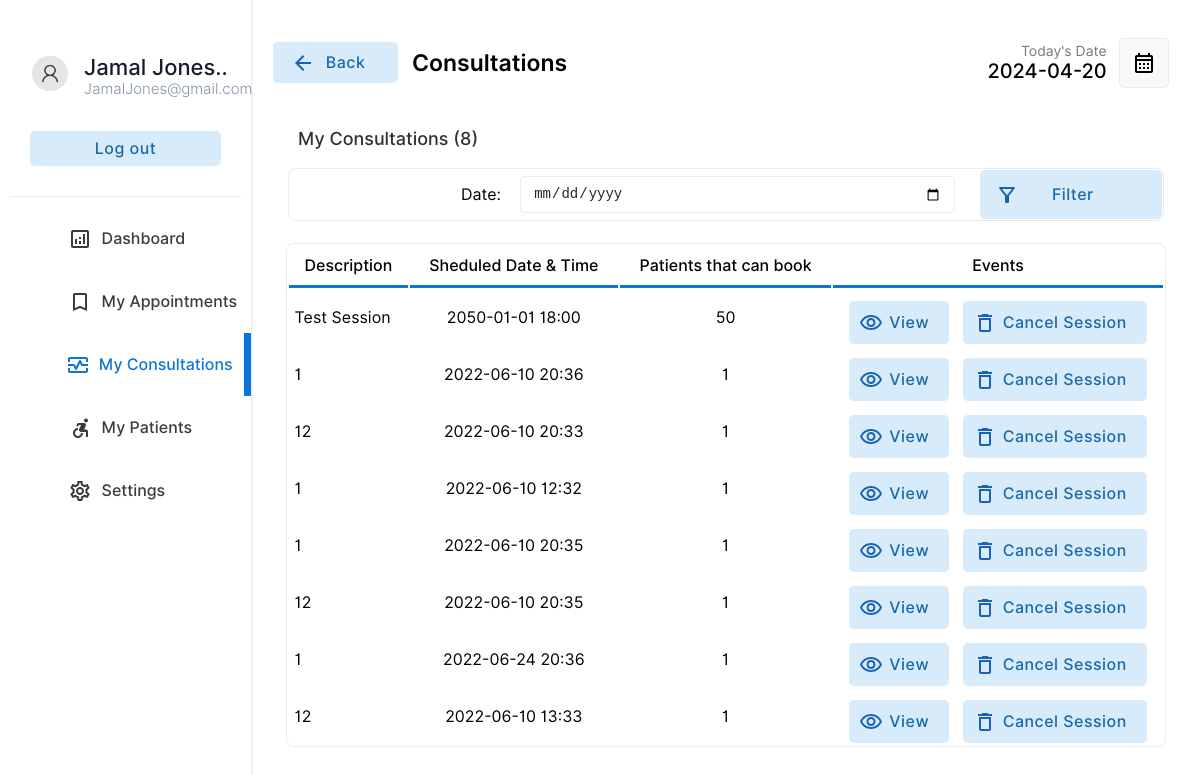
Page /doctor/schedule.php (signed in) on the committed database.
### tables this page shows
CREATE TABLE IF NOT EXISTS `doctor` (
  `docid` int(11) NOT NULL AUTO_INCREMENT,
  `docemail` varchar(255) DEFAULT NULL,
  `docname` varchar(255) DEFAULT NULL,
  `docpassword` varchar(255) DEFAULT NULL,
  `doctel` varchar(15) DEFAULT NULL,
  `specialties` int(2) DEFAULT NULL,
  PRIMARY KEY (`docid`),
  KEY `specialties` (`specialties`)
);

CREATE TABLE IF NOT EXISTS `schedule` (
  `scheduleid` int(11) NOT NULL AUTO_INCREMENT,
  `docid` varchar(255) DEFAULT NULL,
  `title` varchar(255) DEFAULT NULL,
  `scheduledate` date DEFAULT NULL,
  `scheduletime` time DEFAULT NULL,
  `nop` int(4) DEFAULT NULL,
  PRIMARY KEY (`scheduleid`),
  KEY `docid` (`docid`)
);

### doctor/schedule.php (the view, shortened to what this page needs)
<!DOCTYPE html>
<html lang="en">
<head>
    <link rel="stylesheet" href="../css/animations.css">
    <link rel="stylesheet" href="../css/main.css">
    <link rel="stylesheet" href="../css/admin.css">
</head>
<body>
    <?php
    if(isset($_SESSION["user"])){
        if(($_SESSION["user"])=="" or $_SESSION['usertype']!='d'){
            header("location: ../login.php");
        }else{
            $useremail=$_SESSION["user"];
        }
    }else{
        header("location: ../login.php");
    }
    include("../connection.php");
    $userrow = $database->query("select * from doctor where docemail='$useremail'");
    $userfetch=$userrow->fetch_assoc();
    $userid= $userfetch["docid"];
    $username=$userfetch["docname"];
 ?>
 <div class="container">
     <div class="menu">
     <table class="menu-container" border="0">
             <tr>
                 <td style="padding:10px" colspan="2">
                     <table border="0" class="profile-container">
                         <tr>
                             <td width="30%" style="padding-left:20px" >
                                 <img src="../img/user.png" alt="" width="100%" style="border-radius:50%">
                             </td>
                             <td style="padding:0px;margin:0px;">
                                 <p class="profile-title"><?php echo substr($username,0,13)  ?>..</p>
                                 <p class="profile-subtitle"><?php echo substr($useremail,0,22)  ?></p>
                             </td>
                         </tr>
                         <tr>
                             <td colspan="2">
                                 <a href="../logout.php" ><input type="button" value="Log out" class="logout-btn btn-primary-soft btn"></a>
                             </td>
                         </tr>
                 </table>
                 </td>
             </tr>
             <tr class="menu-row" >
                 <td class="menu-btn menu-icon-dashbord " >
                     <a href="index.php" class="non-style-link-menu "><div><p class="menu-text">Dashboard</p></a></div></a>
             <tr class="menu-row">
                 <td class="menu-btn menu-icon-appoinment  ">
                     <a href="appointment.php" class="non-style-link-menu"><div><p class="menu-text">My Appointments</p></a></div>
             <tr class="menu-row" >
                 <td class="menu-btn menu-icon-session menu-active menu-icon-session-active">
                     <a href="schedule.php" class="non-style-link-menu non-style-link-menu-active"><div><p class="menu-text">My Consultations</p></div></a>
                 </td>
             </tr>
             <tr class="menu-row" >
                 <td class="menu-btn menu-icon-patient">
                     <a href="patient.php" class="non-style-link-menu"><div><p class="menu-text">My Patients</p></a></div>
                 </td>
             </tr>
             <tr class="menu-row" >
                 <td class="menu-btn menu-icon-settings">
                     <a href="settings.php" class="non-style-link-menu"><div><p class="menu-text">Settings</p></a></div>
                 </td>
             </tr>
        <div class="dash-body">
            <table border="0" width="100%" style=" border-spacing: 0;margin:0;padding:0;margin-top:25px; ">
                <tr >
                    <td width="13%" >
                    <a href="schedule.php" ><button  class="login-btn btn-primary-soft btn btn-icon-back"  style="padding-top:11px;padding-bottom:11px;margin-left:20px;width:125px"><font class="tn-in-text">Back</font></button></a>
                    </td>
                    <td>
                        <p style="font-size: 23px;padding-left:12px;font-weight: 600;">Consultations</p>
                    </td>
                    <td width="15%">
                        <p style="font-size: 14px;color: rgb(119, 119, 119);padding: 0;margin: 0;text-align: right;">
                            Today's Date
                        </p>
                        <p class="heading-sub12" style="padding: 0;margin: 0;">
                            <?php
                        $today = date('Y-m-d');
                        echo $today;
                        $list110 = $database->query("select  * from  schedule where docid=$userid;");
                        ?>
                        </p>
                    </td>
                    <td width="10%">
                        <button  class="btn-label"  style="display: flex;justify-content: center;align-items: center;"><img src="../img/calendar.svg" width="100%"></button>
                    </td>
                </tr>
                <tr>
                    <td colspan="4" style="padding-top:10px;width: 100%;" >
                        <p class="heading-main12" style="margin-left: 45px;font-size:18px;color:rgb(49, 49, 49)">My Consultations (<?php echo $list110->num_rows; ?>) </p>
                    </td>
                </tr>
                <tr>
                    <td colspan="4" style="padding-top:0px;width: 100%;" >
                        <center>
                        <table class="filter-container" border="0" >
                        <tr>
                           <td width="10%">
                           </td>
                        <td width="5%" style="text-align: center;">
                        Date:
                        </td>
                        <td width="30%">
                        <form action="" method="post">
                            <input type="date" name="sheduledate" id="date" class="input-text filter-container-items" style="margin: 0;width: 95%;">
                        </td>
                    <td width="12%">
                        <input type="submit"  name="filter" value=" Filter" class=" btn-primary-soft btn button-icon btn-filter"  style="padding: 15px; margin :0;width:100%">
                    </td>
                    </tr>
                            </table>
                        </center>
                    </td>
                </tr>
                <?php
                $sqlmain= "select schedule.scheduleid,schedule.title,doctor.docname,schedule.scheduledate,schedule.scheduletime,schedule.nop from schedule inner join doctor on schedule.docid=doctor.docid where doctor.docid=$userid ";
                ?>
                <tr>
                   <td colspan="4">
                       <center>
                        <div class="abc scroll">
                        <table width="93%" class="sub-table scrolldown" border="0">
                        <thead>
                        <tr>
                                <th class="table-headin">
                                Description
                                </th>
                                <th class="table-headin">
                                    Sheduled Date & Time
                                </th>
                                <th class="table-headin">
                                Patients that can book
                                </th>
                                <th class="table-headin">
                                    Events
                                </tr>
                        </thead>
                        <tbody>
                            <?php
                                $result= $database->query($sqlmain);
                                if($result->num_rows==0){
                                    echo '<tr>
                                    <td colspan="4">
                                    <br><br><br><br>
                                    <center>
                                    <br>
                                    <p class="heading-main12" style="margin-left: 45px;font-size:20px;color:rgb(49, 49, 49)">Empty for now</p>
                                    <a class="non-style-link" href="schedule.php"><button  class="login-btn btn-primary-soft btn"  style="display: flex;justify-content: center;align-items: center;margin-left:20px;">&nbsp; Show all Sessions &nbsp;</font></button>
                                    </a>
                                    </center>
                                    <br><br><br><br>
                                    </td>
                                    </tr>';
                                }
                                else{
                                for ( $x=0; $x<$result->num_rows;$x++){
                                    $row=$result->fetch_assoc();
                                    $scheduleid=$row["scheduleid"];
                                    $title=$row["title"];
                                    $scheduledate=$row["scheduledate"];
                                    $scheduletime=$row["scheduletime"];
                                    $nop=$row["nop"];
                                    echo '<tr>
                                        <td> &nbsp;'.
                                        substr($title,0,30)
                                        .'</td>
                                        <td style="text-align:center;">
                                            '.substr($scheduledate,0,10).' '.substr($scheduletime,0,5).'
                                        </td>
                                        <td style="text-align:center;">
                                            '.$nop.'
                                        </td>
                                        <td>
                                        <div style="display:flex;justify-content: center;">
                                        <a href="?action=view&id='.$scheduleid.'" class="non-style-link"><button  class="btn-primary-soft btn button-icon btn-view"  style="padding-left: 40px;padding-top: 12px;padding-bottom: 12px;margin-top: 10px;"><font class="tn-in-text">View</font></button></a>
                                       &nbsp;&nbsp;&nbsp;
                                       <a href="?action=drop&id='.$scheduleid.'&name='.$title.'" class="non-style-link"><button  class="btn-primary-soft btn button-icon btn-delete"  style="padding-left: 40px;padding-top: 12px;padding-bottom: 12px;margin-top: 10px;"><font class="tn-in-text">Cancel Session</font></button></a>
                                        </div>
                                        </td>
                                    </tr>';
                                }
                            }
                            ?>
                            </tbody>
                        </table>
                        </div>
                        </center>
                   </td>
                </tr>
            </table>
        </div>
</body>
</html>

### css/main.css (style rules this page uses)
:root { --primarycolor: #0A76D8; --primarycolorhover: #006dd3; --btnice:#D8EBFA; --btnnicetext:#1b62b3; }
body { margin: 0; padding: 0; border-spacing: 0; font-family: 'Inter', sans-serif; }
.input-text { border-radius: 4px; border: 0.5px solid rgb(226, 226, 226); padding: 10px; width: 92%; transition: 0.2s; outline: none; }
.input-text { border: 1px solid #e9ecef; font-size: 14px; line-height: 26px; background-color: #fff; display: block; width: 100%; padding: .375rem .75rem; font-weight: 300; line-height: 1.5; color: #212529; background-color: #fff; background-clip: padding-box; -webkit-appearance: none; -moz-appearance: none; appearance: none; border-radius: .25rem; transition: border-color .15s ease-in-out,box-shadow .15s ease-in-out; }
.input-text::placeholder { font-family: 'Inter', sans-serif; }
.btn { cursor: pointer; padding: 8px 20px; outline: none; text-decoration: none; font-size: 15px; letter-spacing: 0.5px; transition: all 0.3s; border-radius: 5px; font-family: 'Inter', sans-serif; }
.btn-primary-soft { background-color: #D8EBFA ; color: #1969AA; font-weight: 500; font-size: 16px; border: none; }
.non-style-link:link, .non-style-link:visited, .non-style-link:hover, .non-style-link:active { text-decoration: none; color: rgb(43, 43, 43); }
.btn-label { margin-left: 10px; padding: 12px 12px; outline: none; text-decoration: none; font-size: 15px; letter-spacing: 0.5px; transition: all 0.3s; border-radius: 5px; background-color: #f0f0f073; border: 1px solid rgba(57,108,240,0.1) ; font-family: 'Inter', sans-serif; }
.sub-table { border: 1px solid #ebebeb; border-radius: 8px; }
.filter-container { width: 92.5%; border: 1px solid #ebebeb; border-radius: 8px; margin-bottom: 20px; border-spacing: 0; padding: 0; }
.filter-container-items { margin-top: 7.5px; margin-left: 20px; }
.table-headin { font-size: 16px; font-weight: 500; padding: 10px; border-bottom: 3px solid var(--primarycolor); }
.abc { width: 100%; height: 550px; overflow: auto; }
.button-icon { background-position: 10px 50%; background-repeat: no-repeat; transition: 0.5s; padding: 8px 20px 8px 40px; }
.menu-btn { padding:6px; color: #3b3b3b; background-position: 30% 50%; background-repeat: no-repeat; transition: 0.5s; }
.menu-text { padding-left: 40%; font-weight: 500; font-size: 16px; }
.menu-active { color: var(--primarycolor); border-right: 7px solid var(--primarycolor); background-color: var(); }
.non-style-link-menu:link, .non-style-link-menu:visited, .non-style-link-menu:active { text-decoration: none; color: #3b3b3b; }
.non-style-link-menu-active:link, .non-style-link-menu-active:visited, .non-style-link-menu-active:active { text-decoration: none; color: var(--primarycolor); }
.menu-icon-dashbord { background-image: url('../img/icons/dashboard.svg'); }
.menu-icon-appoinment { background-image: url('../img/icons/book.svg'); }
.menu-icon-patient { background-image: url('../img/icons/patients.svg'); }
.menu-icon-settings { background-image: url('../img/icons/settings.svg'); }
.menu-icon-session { background-image: url('../img/icons/session.svg'); }
.menu-icon-session:hover,.menu-icon-session-active { color: var(--primarycolor); background-image: url('../img/icons/session-iceblue.svg'); }
.btn-icon-back { background-image: url('../img/icons/back-iceblue.svg'); background-position: 18px 50%; background-repeat: no-repeat; transition: 0.5s; padding: 8px 20px 8px 40px; }
.btn-view { background-image: url('../img/icons/view-iceblue.svg'); }
.btn-delete { background-image: url('../img/icons/delete-iceblue.svg'); }
.btn-filter { background-image: url('../img/icons/filter-iceblue.svg'); background-position: 15px 50%; }

### css/admin.css (style rules this page uses)
.container { display: flex; flex-wrap: wrap; height: 100vh; }
.menu { border-right: 1.5px solid rgb(235, 235, 235); width: 21%; height: 100vh; box-shadow: 0 0px 0px 2px rgba(240, 240, 240, 0.3); }
.dash-body { width: 79%; height: 100vh; }
.menu-container { width: 100%; border-spacing: 0; }
.profile-title { font-weight: 500; color: #161c2d; font-size: 22px; margin: 0; text-align: left; padding-left: 8%; }
.profile-subtitle { font-weight: 300; color: #8492a6; font-size: 15px; margin: 0; text-align: left; padding-left: 8%; }
.logout-btn { margin-top: 30px; width: 85%; }
.profile-container { border-bottom: 1.5px solid rgb(235, 235, 235); padding-top: 18%; padding-bottom: 12%; text-align: center; }
.heading-main12 { font-weight: 500; font-size: 25px; }
.heading-sub12 { font-weight: 500; font-size: 20px; text-align: right; }

### rows in the picture
doctor: docname "Jamal Jones"
schedule: title "Test Session", scheduledate "2050-01-01", scheduletime "18:00", nop "50"
schedule: title "1", scheduledate "2022-06-10", scheduletime "20:36", nop "1"
schedule: title "12", scheduledate "2022-06-10", scheduletime "20:33", nop "1"
schedule: title "1", scheduledate "2022-06-10", scheduletime "12:32", nop "1"
schedule: title "1", scheduledate "2022-06-10", scheduletime "20:35", nop "1"
schedule: title "12", scheduledate "2022-06-10", scheduletime "20:35", nop "1"
schedule: title "1", scheduledate "2022-06-24", scheduletime "20:36", nop "1"
schedule: title "12", scheduledate "2022-06-10", scheduletime "13:33", nop "1"

### other values in the picture
substr($useremail,0,22) "JamalJones@gmail.com"
$list110->num_rows "8"
